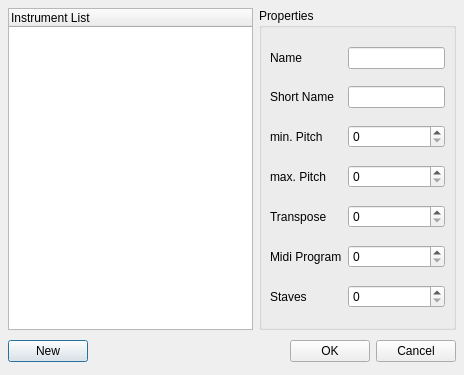
<ui version="4.0" >
 <class>EditInstrumentBase</class>
 <widget class="QDialog" name="EditInstrumentBase" >
  <property name="geometry" >
   <rect>
    <x>0</x>
    <y>0</y>
    <width>464</width>
    <height>375</height>
   </rect>
  </property>
  <property name="windowTitle" >
   <string>MuseScore: Edit Instrument Properties</string>
  </property>
  <layout class="QGridLayout" >
   <property name="leftMargin" >
    <number>8</number>
   </property>
   <property name="topMargin" >
    <number>8</number>
   </property>
   <property name="rightMargin" >
    <number>8</number>
   </property>
   <property name="bottomMargin" >
    <number>8</number>
   </property>
   <property name="horizontalSpacing" >
    <number>6</number>
   </property>
   <property name="verticalSpacing" >
    <number>6</number>
   </property>
   <item row="1" column="0" colspan="2" >
    <layout class="QHBoxLayout" >
     <property name="spacing" >
      <number>6</number>
     </property>
     <property name="leftMargin" >
      <number>0</number>
     </property>
     <property name="topMargin" >
      <number>0</number>
     </property>
     <property name="rightMargin" >
      <number>0</number>
     </property>
     <property name="bottomMargin" >
      <number>0</number>
     </property>
     <item>
      <widget class="QPushButton" name="buttonNew" >
       <property name="text" >
        <string>New</string>
       </property>
      </widget>
     </item>
     <item>
      <spacer>
       <property name="orientation" >
        <enum>Qt::Horizontal</enum>
       </property>
       <property name="sizeHint" >
        <size>
         <width>131</width>
         <height>31</height>
        </size>
       </property>
      </spacer>
     </item>
     <item>
      <widget class="QPushButton" name="buttonOk" >
       <property name="text" >
        <string>OK</string>
       </property>
      </widget>
     </item>
     <item>
      <widget class="QPushButton" name="buttonCancel" >
       <property name="text" >
        <string>Cancel</string>
       </property>
      </widget>
     </item>
    </layout>
   </item>
   <item row="0" column="0" >
    <widget class="QTreeWidget" name="instrumentList" >
     <property name="alternatingRowColors" >
      <bool>true</bool>
     </property>
     <column>
      <property name="text" >
       <string>Instrument List</string>
      </property>
     </column>
    </widget>
   </item>
   <item row="0" column="1" >
    <widget class="QGroupBox" name="groupBox" >
     <property name="title" >
      <string>Properties</string>
     </property>
     <layout class="QGridLayout" >
      <property name="leftMargin" >
       <number>8</number>
      </property>
      <property name="topMargin" >
       <number>8</number>
      </property>
      <property name="rightMargin" >
       <number>8</number>
      </property>
      <property name="bottomMargin" >
       <number>8</number>
      </property>
      <property name="horizontalSpacing" >
       <number>6</number>
      </property>
      <property name="verticalSpacing" >
       <number>6</number>
      </property>
      <item row="0" column="1" >
       <widget class="QLineEdit" name="nameEdit" />
      </item>
      <item row="1" column="1" >
       <widget class="QLineEdit" name="shortNameEdit" />
      </item>
      <item row="2" column="1" >
       <widget class="QSpinBox" name="minPitch" >
        <property name="maximum" >
         <number>127</number>
        </property>
       </widget>
      </item>
      <item row="3" column="1" >
       <widget class="QSpinBox" name="maxPitch" >
        <property name="maximum" >
         <number>127</number>
        </property>
       </widget>
      </item>
      <item row="4" column="1" >
       <widget class="QSpinBox" name="transpose" >
        <property name="maximum" >
         <number>127</number>
        </property>
       </widget>
      </item>
      <item row="7" column="1" >
       <widget class="QSpinBox" name="staves" />
      </item>
      <item row="6" column="1" >
       <widget class="QSpinBox" name="midiProgram" >
        <property name="maximum" >
         <number>127</number>
        </property>
       </widget>
      </item>
      <item row="7" column="0" >
       <widget class="QLabel" name="label_7" >
        <property name="text" >
         <string>Staves</string>
        </property>
        <property name="textFormat" >
         <enum>Qt::PlainText</enum>
        </property>
       </widget>
      </item>
      <item row="4" column="0" >
       <widget class="QLabel" name="label_5" >
        <property name="text" >
         <string>Transpose</string>
        </property>
        <property name="textFormat" >
         <enum>Qt::PlainText</enum>
        </property>
       </widget>
      </item>
      <item row="3" column="0" >
       <widget class="QLabel" name="label_4" >
        <property name="text" >
         <string>max. Pitch</string>
        </property>
        <property name="textFormat" >
         <enum>Qt::PlainText</enum>
        </property>
       </widget>
      </item>
      <item row="2" column="0" >
       <widget class="QLabel" name="label_3" >
        <property name="text" >
         <string>min. Pitch</string>
        </property>
        <property name="textFormat" >
         <enum>Qt::PlainText</enum>
        </property>
       </widget>
      </item>
      <item row="1" column="0" >
       <widget class="QLabel" name="label_2" >
        <property name="text" >
         <string>Short Name</string>
        </property>
        <property name="textFormat" >
         <enum>Qt::PlainText</enum>
        </property>
       </widget>
      </item>
      <item row="0" column="0" >
       <widget class="QLabel" name="label" >
        <property name="text" >
         <string>Name</string>
        </property>
        <property name="textFormat" >
         <enum>Qt::PlainText</enum>
        </property>
       </widget>
      </item>
      <item row="6" column="0" >
       <widget class="QLabel" name="label_6" >
        <property name="text" >
         <string>Midi Program</string>
        </property>
        <property name="textFormat" >
         <enum>Qt::PlainText</enum>
        </property>
       </widget>
      </item>
     </layout>
    </widget>
   </item>
  </layout>
  <widget class="QWidget" native="1" name="layoutWidget" >
   <property name="geometry" >
    <rect>
     <x>9</x>
     <y>333</y>
     <width>446</width>
     <height>33</height>
    </rect>
   </property>
  </widget>
 </widget>
 <resources/>
 <connections>
  <connection>
   <sender>buttonOk</sender>
   <signal>clicked()</signal>
   <receiver>EditInstrumentBase</receiver>
   <slot>accept()</slot>
   <hints>
    <hint type="sourcelabel" >
     <x>278</x>
     <y>253</y>
    </hint>
    <hint type="destinationlabel" >
     <x>96</x>
     <y>254</y>
    </hint>
   </hints>
  </connection>
  <connection>
   <sender>buttonCancel</sender>
   <signal>clicked()</signal>
   <receiver>EditInstrumentBase</receiver>
   <slot>reject()</slot>
   <hints>
    <hint type="sourcelabel" >
     <x>369</x>
     <y>253</y>
    </hint>
    <hint type="destinationlabel" >
     <x>179</x>
     <y>282</y>
    </hint>
   </hints>
  </connection>
 </connections>
</ui>
